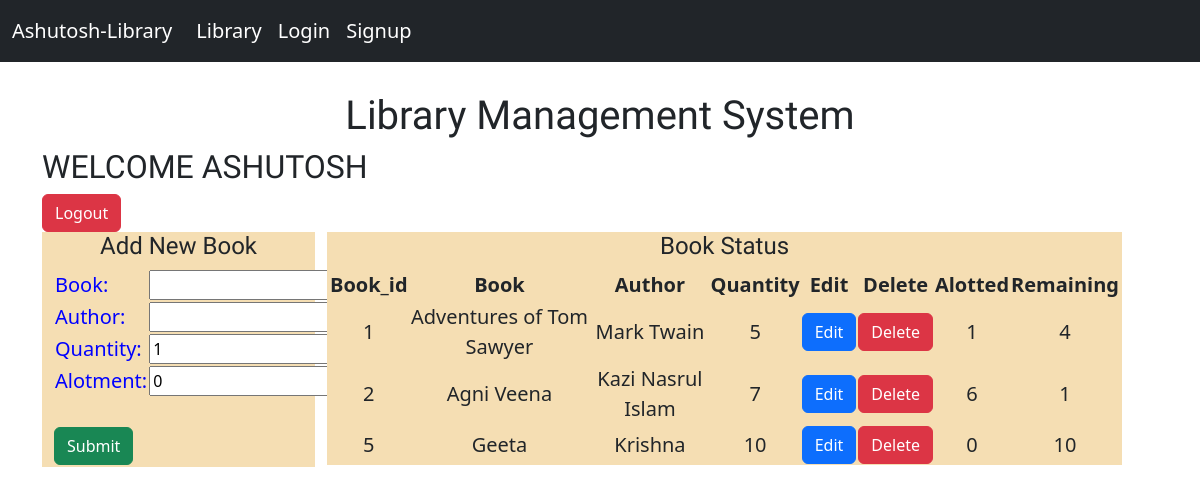
/Library/addbooks/ (signed in), run on the app's committed database.
### library/models.py (models this page shows, shortened)
class Book(models.Model):
    Book = models.CharField(max_length=100)
    Author = models.CharField(max_length=50)
    Quantity = models.IntegerField(default=1)
    alotment = models.IntegerField(default=0)
    @property
    def combined(self):
        return self.Quantity - self.alotment

### library/views.py (the view, shortened to what this page needs)
# urls.py: path("addbooks/", views.addBooks.as_view(), name="addbooks"),
@method_decorator(login_required(login_url='/sign_in/'), name="dispatch")
class addBooks(CreateView):
    model = Book
    fields = "__all__"
    template_name = "addbook.html"
    def get_context_data(self, **kwargs):
        context = super().get_context_data(**kwargs)
        context["lis"] = Book.objects.all()
        return context

### templates/addbook.html (shortened to what this page needs)
{% extends 'base.html' %}
{% block content %}
<h2>WELCOME {{user|upper}}</h2>
<button type="submit" class="btn btn-danger"><a href="{% url 'logout' %}">Logout</a></button>
<div id="main" class="container row">
    <form class="log col-3" action="" method="post" novalidate>
        <h4 class="log-h1">Add New Book</h4>
        <table class="container ">
            {% for i in form%}
            <tr>
                <td class="sign-label">{{i.label_tag}}</td>
                <td class="texts">{{i}}<h6 class="error">{{i.errors|striptags}}</h6>
                </td>
            </tr>
            {% endfor %}
        </table>
        <br>
        <button type="submit" class="btn btn-success">Submit</button>
    </form>
    <div class="col-9">
        <div class="log">
            <h4 class="log-h1">Book Status</h4>
            <table class="tab">
                <tr>
                    <th>Book_id</th>
                    <th>Book</th>
                    <th>Author</th>
                    <th>Quantity</th>
                    <th>Edit</th>
                    <th>Delete</th>
                    <th>Alotted</th>
                    <th>Remaining</th>
                </tr>
                {% for i in lis %}
                <tr>
                    <td>{{i.id}}</td>
                    <td>{{i.Book}}</td>
                    <td>{{i.Author}}</td>
                    <td>{{i.Quantity}}</td>
                    <td>
                        <button type="submit" class="btn btn-primary"><a href="{% url 'bedit' i.id %}">Edit</a></button>
                    </td>
                    <td>
                        <button type="submit" class="btn btn-danger"><a
                                href="{% url 'bdelete' i.id %}">Delete</a></button>
                    </td>
                    <td>{{i.alotment}}</td>
                    <td>{{i.combined}}</td>
                </tr>
                {% endfor %}
            </table>
        </div>
    </div>
</div>
{% endblock %}

### static/css/main.css (style rules this page uses)
.bodyy { background-image: url("https://media.istockphoto.com/id/512966920/photo/illustration-of-white-bookshelves.jpg?s=612x612&w=0&k=20&c=FiLLh_KoCD20Fq96wl4RZxVKBN-SC4sCtwT5qMX0CiA="); background-repeat: no-repeat; background-size: 100% auto; font-size: 20px; }
.log-h1 { text-align: center; font-family: 'Shrikhand', 'cursive'; }
.sign-label { color: blue; }
.log { background-color: wheat; opacity: 100%; }
a { color: white; text-decoration: none; }
.texts { font-size: medium; }
.tab { text-align: center; margin: 2px; }
h2 { font-family: 'Shrikhand', 'cursive'; }

### data on the page
Book: id "1", Book "Adventures of Tom Sawyer", Author "Mark Twain", Quantity "5", alotment "1", combined "4"
Book: id "2", Book "Agni Veena", Author "Kazi Nasrul Islam", Quantity "7", alotment "6", combined "1"
Book: id "5", Book "Geeta", Author "Krishna", Quantity "10", alotment "0", combined "10"

### other printed values
{{ user|upper }} "ASHUTOSH"
{{ i.label_tag }} "Book:" "Author:" "Quantity:" "Alotment:"
